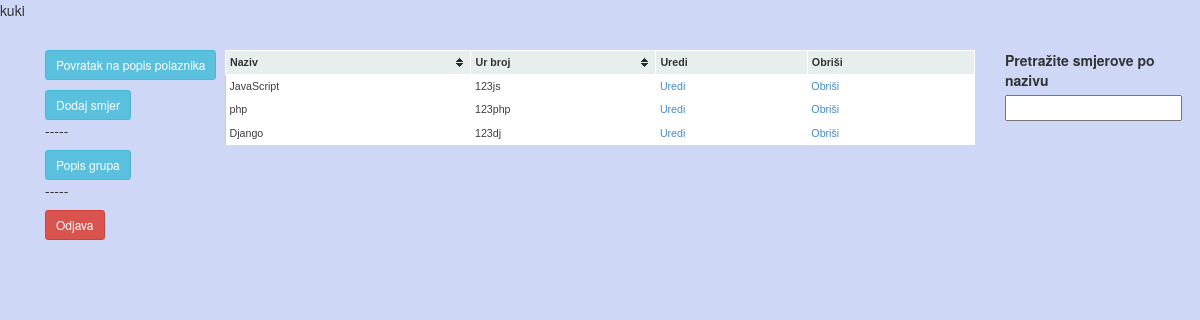
The page /smjerovi.php (signed in) on the database its author committed.
### tables this page shows
CREATE TABLE IF NOT EXISTS `smjer` (
  `id_smjer` int(11) unsigned NOT NULL AUTO_INCREMENT,
  `naziv` varchar(50) NOT NULL,
  `ur_broj` varchar(50) NOT NULL,
  PRIMARY KEY (`id_smjer`)
);

### functions/general_function.php (called while the page is built, shortened)
<?php
	function upit($con, $sql){
		mysqli_set_charset($con,'utf8');
		$rez = mysqli_query($con, $sql);
		$items = array();
		while($item = mysqli_fetch_array($rez)){
			$items[]=$item;
		}
		return $items;
	}
?>

### smjerovi.php (the view, shortened to what this page needs)
<?php include_once('header.php'); ?>
<div class="container-fluid">
        <?php
        $con=spajanje();
        $sql="SELECT * FROM smjer";
        $smjerovi=upit($con,$sql);
        ?>
    <div class="col-lg-2">
        <div class="col-xs-7">
            <a href="polaznici.php" class="btn btn-info btn-sm" role="button">Povratak na popis polaznika</a>
            <a href="smjer.php" class="btn btn-info btn-sm" role="button">Dodaj smjer</a>
            <p>-----</p>
            <a href="grupe.php" class="btn btn-info btn-sm" role="button">Popis grupa</a>
            <p>-----</p>
            <a href="index.php?odjava=da" class="btn btn-danger btn-sm" role="button">Odjava</a>
        </div>
    </div>
    <div class="col-lg-8">
        <table cellspacing="1" class="tablesorter">
            <thead>
                <tr>
                <th>Naziv</th>
                <th>Ur broj</th>
                <th>Uredi</th>
                <th>Obriši</th>
                </tr>
            </thead>
        <?php
        echo "<tbody>";
        foreach ($smjerovi as $smjer) {
            $tpl="<tr>";
            $tpl.="<td>".$smjer['naziv']."</td>";
            $tpl.="<td>".$smjer['ur_broj']."</td>";
            $tpl.='<td><a href="smjer.php?id='.$smjer['id_smjer'].'">Uredi</a></td>';
            $tpl.='<td><a href="smjerovi.php?id='.$smjer['id_smjer'].'&obrisi=da" onclick="return confirm(\'Jeste li sigurni\')">Obriši</a></td>';
            $tpl.="</tr>";
            $tpl.="</tr>";
            echo $tpl;
        }
        echo "</tbody>";
        ?>
        </table>
    </div>
    <div class="col-lg-2">
        <form action="" method="post">
            <p>
                <label for="trazilica">Pretražite smjerove po nazivu</label>
                <input onkeyup="trazi(this.value);" id="trazilica" name="trazilica" type="text" value="" />
            </p>
        </form>
    </div>
</div>
<?php include_once('footer.php'); ?>

### css/custom.css (style rules this page uses)
.col-lg-2 { padding-top: 30px; }
.col-lg-8 { padding-top: 20px; }

### css/themes/blue/style.css (style rules this page uses)
table.tablesorter { font-family:arial; background-color: #CDCDCD; margin:10px 0pt 15px; font-size: 8pt; width: 100%; text-align: left; }
table.tablesorter thead tr th, table.tablesorter tfoot tr th { background-color: #e6EEEE; border: 1px solid #FFF; font-size: 8pt; padding: 4px; }
table.tablesorter thead tr .header { background-image: url(bg.gif); background-repeat: no-repeat; background-position: center right; cursor: pointer; }
table.tablesorter tbody td { color: #3D3D3D; padding: 4px; background-color: #FFF; vertical-align: top; }

### rows shown on the page
smjer: naziv "JavaScript", ur_broj "123js"
smjer: naziv "php", ur_broj "123php"
smjer: naziv "Django", ur_broj "123dj"
